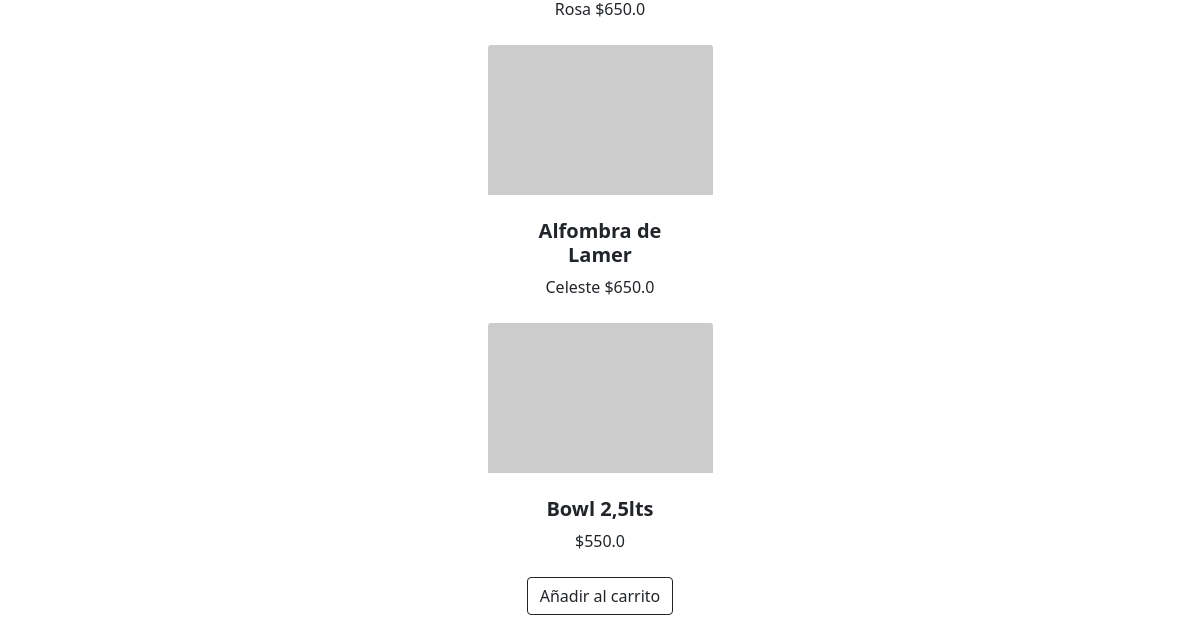
The page /proyectobazarapp/ (lower part) on the database as committed earlier.
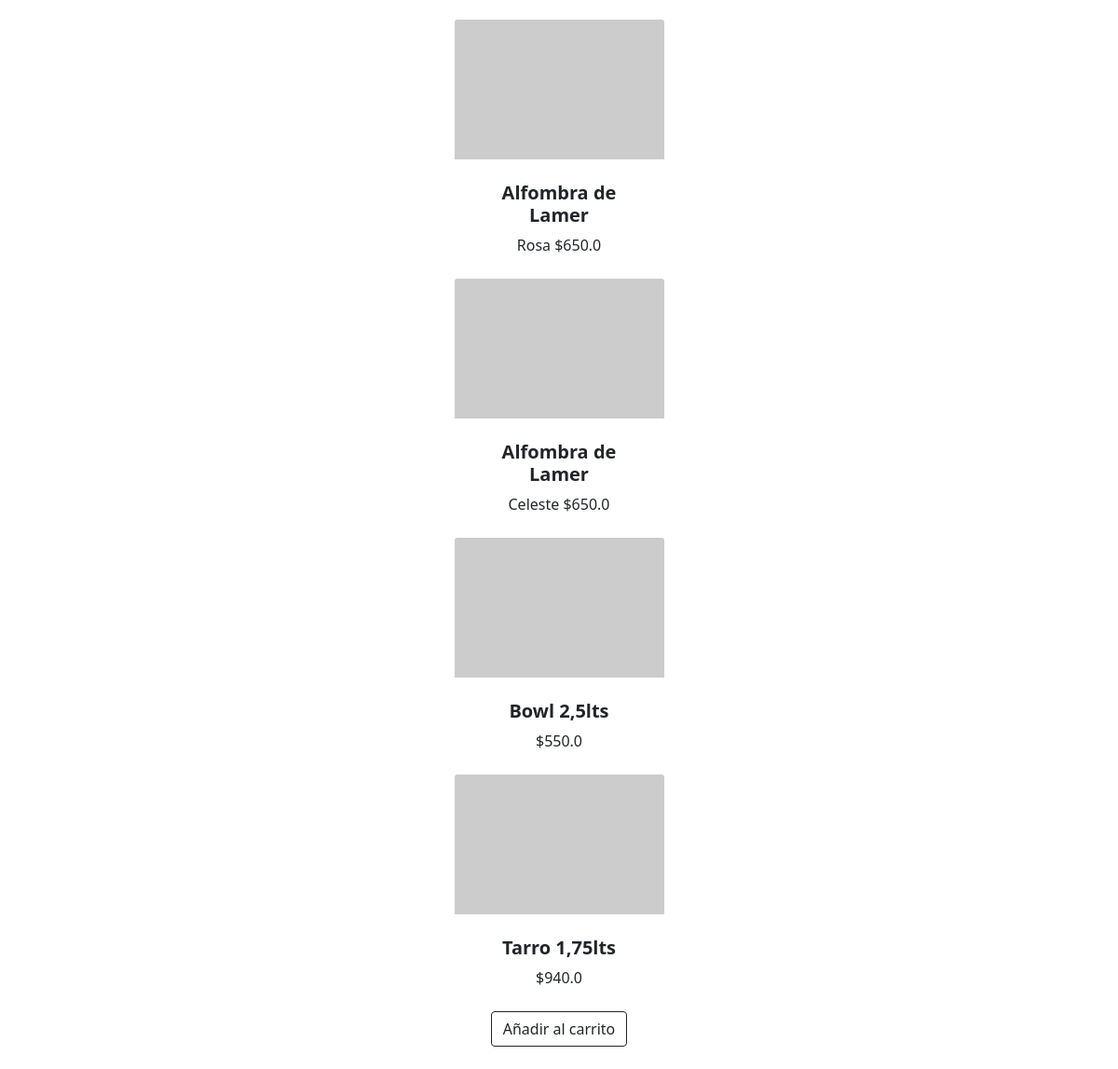
The same page on the database as committed later.
### ProyectoBazarApp/models.py (models this page shows)
class Articulo(models.Model):
    producto = models.CharField("Artículo", max_length=30)
    detalle = models.CharField("Detalle", max_length=30)
    cantidad = models.PositiveIntegerField("Cantidad")
    color = models.CharField("Color", max_length=15)
    precio = models.FloatField("Precio $")

### ProyectoBazarApp/views.py (the view)
# urls.py: path('', inicio, name="inicio"),
def inicio(request):
    articulos = Articulo.objects.all()
    contexto = {'articulos': articulos}
    return render(request,"ProyectoBazarApp/index.html",contexto)

### ProyectoBazarApp/templates/ProyectoBazarApp/index.html (shortened to what this page needs)
{% extends 'ProyectoBazarApp/base.html'%}
{% load static %}
{% block contenidoPagina%}
        <section class="py-5">
            <div class="container px-4 px-lg-5 mt-5">
                <div class="row gx-4 gx-lg-5 row-cols-2 row-cols-md-3 row-cols-xl-4 justify-content-center">
                    <div class="col mb-5">
                            {% for articulo in articulos %}
                            <img class="card-img-top" src="https://dummyimage.com/450x300/dee2e6/6c757d.jpg" alt="..." />
                            <div class="card-body p-4">
                                <div class="text-center">
                                    <h5 class="fw-bolder">{{articulo.producto}}</h5>
                                    {{articulo.color}}
                                    ${{articulo.precio}}
                                </div>
                            </div>
                            {% endfor %}
                            <div class="card-footer p-4 pt-0 border-top-0 bg-transparent">
                                <div class="text-center"><a class="btn btn-outline-dark mt-auto" href="#">Añadir al carrito</a></div>
                            </div>
                        </div>
                    </div>
        </section>
{% endblock %}

### ProyectoBazarApp/templates/ProyectoBazarApp/base.html (shortened to what this page needs)
{% load static %}
<!DOCTYPE html>
<html lang="en">
    <head>
        <link href="https://cdn.jsdelivr.net/npm/bootstrap-icons@1.5.0/font/bootstrap-icons.css" rel="stylesheet" />
        <link href="{% static 'css/styles.css' %}" rel="stylesheet" />
    </head>
    <body>
       {% block contenidoPagina %}
       {% endblock %}
    </body>
</html>

Rows that differ between the two databases and show on the page:
now on this page (row unchanged): Articulo: producto "Alfombra de Lamer", color "Rosa", precio "650.0"
added Articulo: producto "Tarro 1,75lts", precio "940.0"
